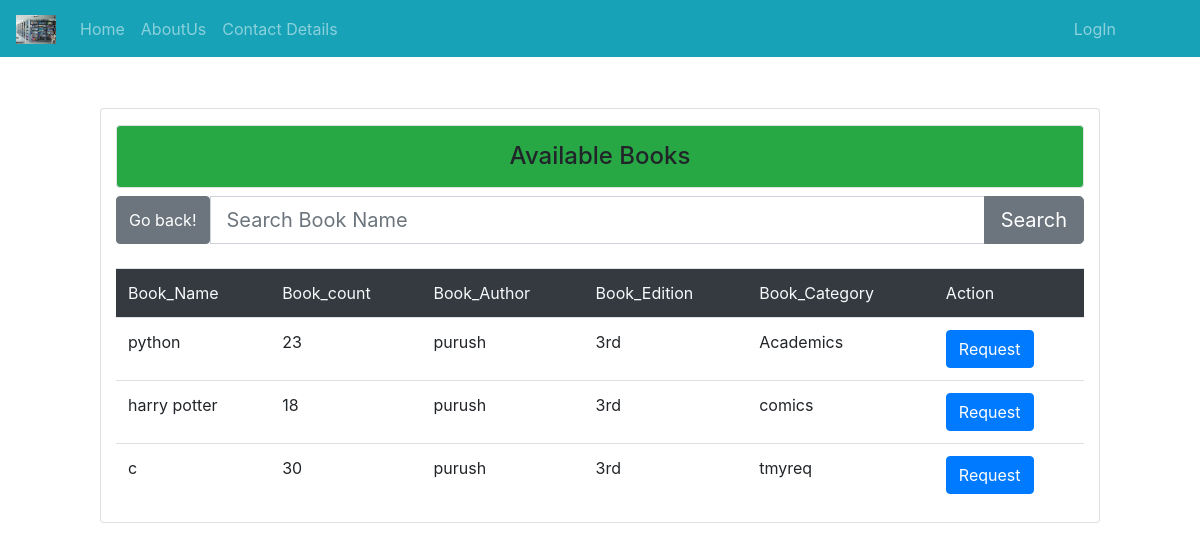
Screenshot of /bas/ with the database file from the repository.
### Library_App/models.py (models this page shows, shortened)
class Books_Avail(models.Model):
	Book_name=models.CharField(max_length=120, unique=True)
	class Meta:
		db_table ="Library_App_books_avail"
	Book_author=models.CharField(max_length=120,default="")
	Book_Edition=models.CharField(max_length=120,default="")
	Book_Category=models.CharField(max_length=120,default="")
	Book_count=models.IntegerField(default=0)
	Book_Updatedcount=models.IntegerField(default=0)
	Book_Rem=models.IntegerField(default=0)
	Book_Enterdate=models.DateField(blank=True,null=True)
	Time=models.CharField(max_length=120,default="")

### Library_App/views.py (the view)
# urls.py: path('bas/',views.studentbooks_avail,name='studentbooks_avail'),
def studentbooks_avail(rq):
	if 'q' in rq.GET:
		q=rq.GET['q']
		e2=Books_Avail.objects.filter(Book_name=q)
	else:
		e2=Books_Avail.objects.all()
	return render(rq,'html/studentbook_avail.html',{'t':e2})

### Library_App/templates/html/studentbook_avail.html (shortened to what this page needs)
{% extends 'html/base.html' %}
{% block content %}
<div class=" mx-auto card col-md-10 container-fluid" style="margin-top:60px">
	<h4 class="p-3 bg-success text-center mt-3 border rounded ">Available Books</h4>
	<form >
				<div class="input-group">
					<input type="button" value="Go back!" onclick="history.back()" class="btn btn-secondary">
					<input type="text" class="form-control form-control-lg" placeholder="Search Book Name" name="q">
					<div class="input-group-append">
						<button class="btn btn-secondary btn-lg" type="submit" id="button-addon2">Search</button>
					</div>
				</div>
			</form>
			<br>
			<table class="table">
				<tr class="bg-dark text-light">
					<td>Book_Name</td>
					<td>Book_count</td>
					<td>Book_Author</td>
					<td>Book_Edition</td>
					<td>Book_Category</td>
					<td>Action</td>
				</tr>
					{% for i in t %}
				<tr>
				<td>{{i.Book_name}}</td>
				<td>{{i.Book_count}}</td>
				<td>{{i.Book_author}}</td>
				<td>{{i.Book_Edition}}</td>
				<td>{{i.Book_Category}}</td>
				<td><a href="{% url 'send_request' i.id %}" class="btn btn-primary ">Request</a>
                    </td>
				</tr>
				{% endfor %}
			</table>
		</div>		<br><br><br><br><br>
{% endblock %}

### rows the page displays
Books_Avail: Book_name "python", Book_count "23", Book_author "purush", Book_Edition "3rd", Book_Category "Academics"
Books_Avail: Book_name "harry potter", Book_count "18", Book_author "purush", Book_Edition "3rd", Book_Category "comics"
Books_Avail: Book_name "c", Book_count "30", Book_author "purush", Book_Edition "3rd", Book_Category "tmyreq"
